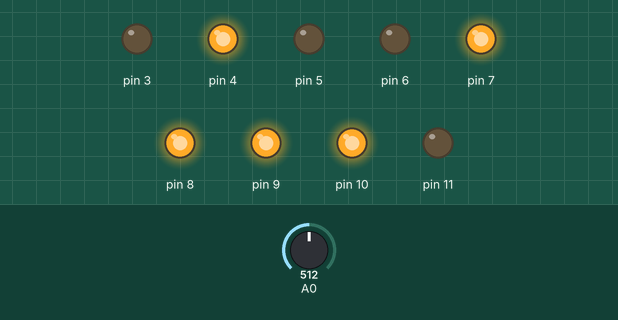
Recording of a sketch running on a simulated Arduino Uno, built with avr-gcc and run on an emulated ATmega328P. Shown: output pins drawn as LEDs (lit = HIGH). Inputs (shaded band) come from the test bench; at power-on: A0 = 512.

Above: at 1.2 s.
1.3 s: A0 set to 716
At 2.5 s:
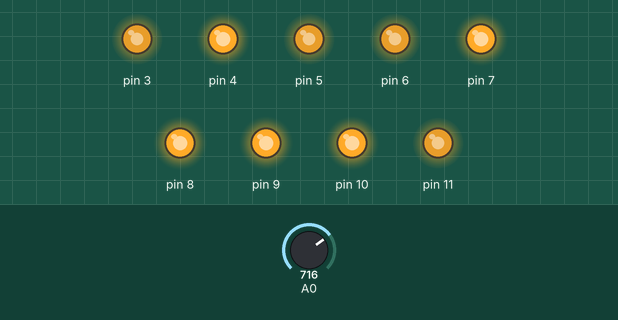
2.8 s: A0 set to 756
At 3.6 s:
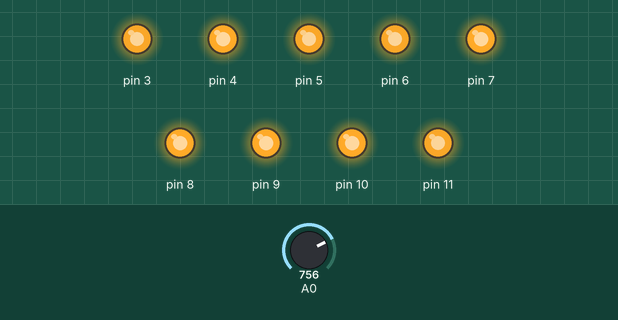
4.3 s: A0 set to 768
At 4.8 s:
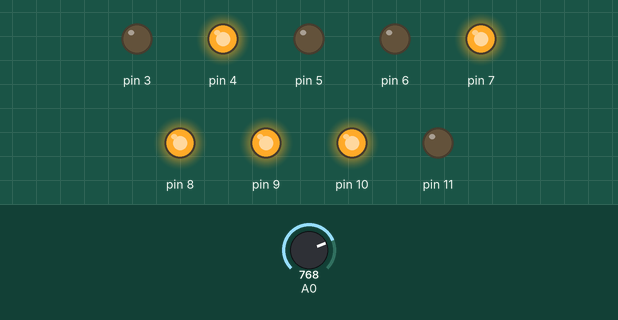
5.8 s: A0 set to 900
At 7.0 s:
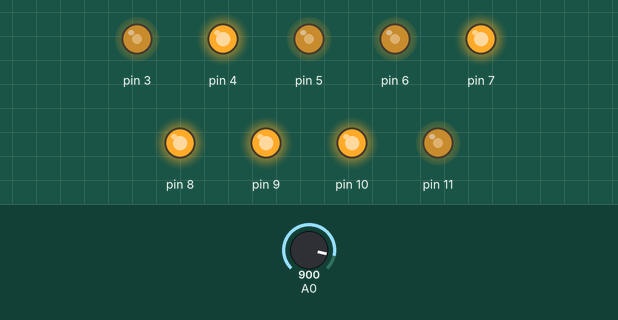
7.3 s: A0 set to 306
At 8.2 s:
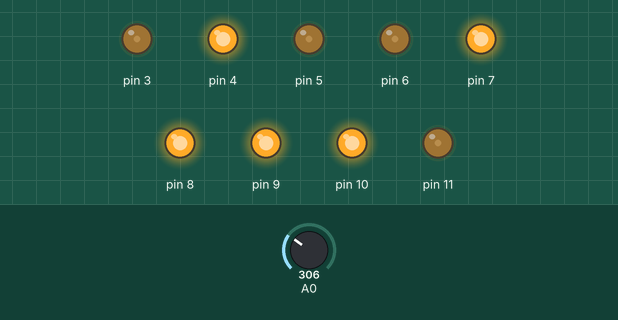
Timing chart, 0 to 9.8 s (numbered marks = the images above; inputs shaded):
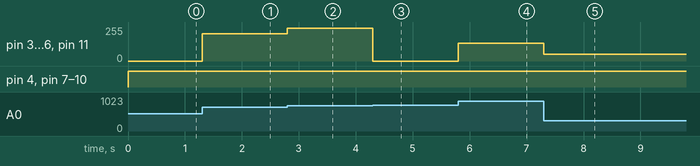

Measured:
- the behaviour switches between 767 and 768 on A0 (found by bisection; images 2 and 3)
- after the input at 1.3 s, pin 3, pin 5, pin 6, pin 11: 0/255 → 204/255 at once
- after the input at 2.8 s, pin 3, pin 5, pin 6, pin 11: 204/255 → 244/255 at once
- after the input at 4.3 s, pin 3, pin 5, pin 6, pin 11: 244/255 → 0/255 at once
- after the input at 5.8 s, pin 3, pin 5, pin 6, pin 11: 0/255 → 132/255 at once
- after the input at 7.3 s, pin 3, pin 5, pin 6, pin 11: 132/255 → 50/255 at once

The sketch:

lab3pp.ino
```cpp
#define ldrpin 2
const float GAMMA = 0.7;
const float RL10 = 50;

void setup() {
  // put your setup code here, to run once:
  pinMode(2, INPUT_PULLUP);
  Serial.begin(9600);
  for(int i=3;i<12;i++)
  {
  pinMode(i,OUTPUT);
  }
}

void loop() {
  // put your main code here, to run repeatedly:
  int analogValue = analogRead(A0);
  for(int i=3;i<12;i++)
  {
    analogWrite(i,analogValue);
    //delay(50);
  }
}
```
